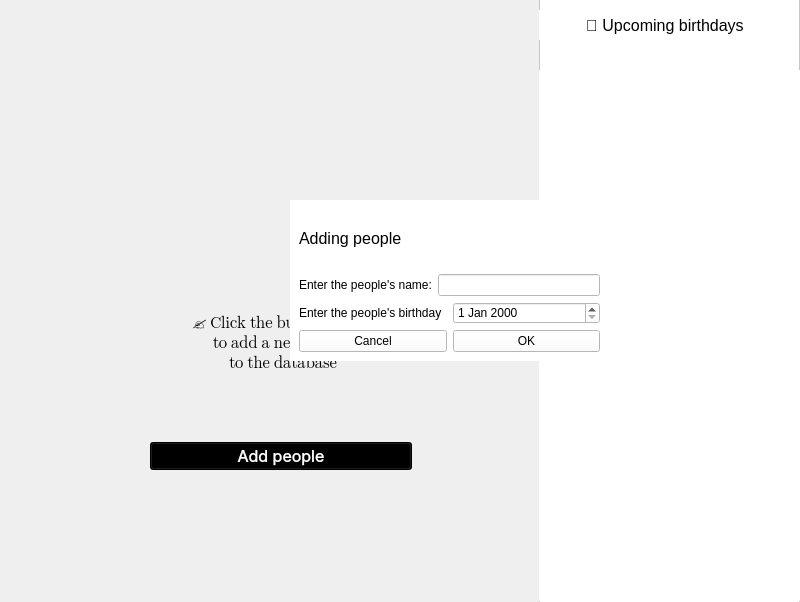
<?xml version="1.0" encoding="UTF-8"?>
<ui version="4.0">
 <class>MainWindow</class>
 <widget class="QMainWindow" name="MainWindow">
  <property name="enabled">
   <bool>true</bool>
  </property>
  <property name="geometry">
   <rect>
    <x>0</x>
    <y>0</y>
    <width>800</width>
    <height>602</height>
   </rect>
  </property>
  <property name="mouseTracking">
   <bool>false</bool>
  </property>
  <property name="tabletTracking">
   <bool>false</bool>
  </property>
  <property name="windowTitle">
   <string>Birthday Reminder</string>
  </property>
  <property name="windowIcon">
   <iconset resource="resources.qrc">
    <normaloff>:/graphics/birthday-cake.ico</normaloff>:/graphics/birthday-cake.ico</iconset>
  </property>
  <property name="autoFillBackground">
   <bool>true</bool>
  </property>
  <property name="tabShape">
   <enum>QTabWidget::Rounded</enum>
  </property>
  <widget class="QWidget" name="centralwidget">
   <widget class="QWidget" name="layoutWidget">
    <property name="geometry">
     <rect>
      <x>150</x>
      <y>60</y>
      <width>262</width>
      <height>410</height>
     </rect>
    </property>
    <layout class="QVBoxLayout" name="MainCenter">
     <item>
      <widget class="QLabel" name="image">
       <property name="text">
        <string/>
       </property>
       <property name="pixmap">
        <pixmap resource="resources.qrc">:/graphics/bird.png</pixmap>
       </property>
       <property name="scaledContents">
        <bool>true</bool>
       </property>
      </widget>
     </item>
     <item>
      <widget class="QLabel" name="text_upper_button">
       <property name="font">
        <font>
         <family>Segoe UI Emoji</family>
         <pointsize>12</pointsize>
        </font>
       </property>
       <property name="text">
        <string>✍️ Click the button below
 to add a new person
 to the database</string>
       </property>
       <property name="textFormat">
        <enum>Qt::PlainText</enum>
       </property>
       <property name="alignment">
        <set>Qt::AlignCenter</set>
       </property>
      </widget>
     </item>
     <item>
      <widget class="QPushButton" name="btnAddPeople">
       <property name="font">
        <font>
         <family>Inter</family>
         <pointsize>12</pointsize>
        </font>
       </property>
       <property name="styleSheet">
        <string notr="true">background-color: rgb(0, 0, 0);
color: rgb(255, 255, 255);</string>
       </property>
       <property name="text">
        <string>Add people</string>
       </property>
      </widget>
     </item>
    </layout>
   </widget>
   <widget class="QFrame" name="frMessageOpen">
    <property name="geometry">
     <rect>
      <x>290</x>
      <y>200</y>
      <width>319</width>
      <height>161</height>
     </rect>
    </property>
    <property name="styleSheet">
     <string notr="true">background-color: rgb(255, 255, 255);</string>
    </property>
    <layout class="QVBoxLayout" name="verticalLayout_2">
     <item>
      <widget class="QLabel" name="label_3">
       <property name="font">
        <font>
         <pointsize>12</pointsize>
        </font>
       </property>
       <property name="text">
        <string>Adding people</string>
       </property>
      </widget>
     </item>
     <item>
      <layout class="QHBoxLayout" name="lblNameInput">
       <item>
        <widget class="QLabel" name="label">
         <property name="text">
          <string>Enter the people's name:</string>
         </property>
        </widget>
       </item>
       <item>
        <widget class="QLineEdit" name="lnNameInput"/>
       </item>
      </layout>
     </item>
     <item>
      <layout class="QHBoxLayout" name="lblDateInput">
       <item>
        <widget class="QLabel" name="label_2">
         <property name="text">
          <string>Enter the people's birthday</string>
         </property>
        </widget>
       </item>
       <item>
        <widget class="QDateEdit" name="datInput"/>
       </item>
      </layout>
     </item>
     <item>
      <layout class="QHBoxLayout" name="btns">
       <item>
        <widget class="QPushButton" name="btnCancel">
         <property name="text">
          <string>Cancel</string>
         </property>
        </widget>
       </item>
       <item>
        <widget class="QPushButton" name="btnOk">
         <property name="text">
          <string>OK</string>
         </property>
        </widget>
       </item>
      </layout>
     </item>
    </layout>
   </widget>
   <widget class="QFrame" name="frame">
    <property name="geometry">
     <rect>
      <x>539</x>
      <y>-10</y>
      <width>261</width>
      <height>621</height>
     </rect>
    </property>
    <property name="styleSheet">
     <string notr="true">background-color: rgb(255, 255, 255);</string>
    </property>
    <property name="frameShape">
     <enum>QFrame::StyledPanel</enum>
    </property>
    <property name="frameShadow">
     <enum>QFrame::Raised</enum>
    </property>
    <widget class="QWidget" name="layoutWidget">
     <property name="geometry">
      <rect>
       <x>0</x>
       <y>20</y>
       <width>251</width>
       <height>30</height>
      </rect>
     </property>
     <layout class="QHBoxLayout" name="horizontalLayout_2">
      <item>
       <spacer name="horizontalSpacer">
        <property name="orientation">
         <enum>Qt::Horizontal</enum>
        </property>
        <property name="sizeHint" stdset="0">
         <size>
          <width>40</width>
          <height>20</height>
         </size>
        </property>
       </spacer>
      </item>
      <item>
       <widget class="QLabel" name="label_4">
        <property name="font">
         <font>
          <pointsize>12</pointsize>
         </font>
        </property>
        <property name="text">
         <string>🎉 Upcoming birthdays</string>
        </property>
       </widget>
      </item>
      <item>
       <spacer name="horizontalSpacer_2">
        <property name="orientation">
         <enum>Qt::Horizontal</enum>
        </property>
        <property name="sizeHint" stdset="0">
         <size>
          <width>40</width>
          <height>20</height>
         </size>
        </property>
       </spacer>
      </item>
     </layout>
    </widget>
    <widget class="QWidget" name="verticalLayoutWidget">
     <property name="geometry">
      <rect>
       <x>0</x>
       <y>80</y>
       <width>261</width>
       <height>531</height>
      </rect>
     </property>
     <layout class="QVBoxLayout" name="laForData"/>
    </widget>
   </widget>
   <zorder>layoutWidget</zorder>
   <zorder>frame</zorder>
   <zorder>frMessageOpen</zorder>
  </widget>
 </widget>
 <resources>
  <include location="resources.qrc"/>
 </resources>
 <connections/>
</ui>
